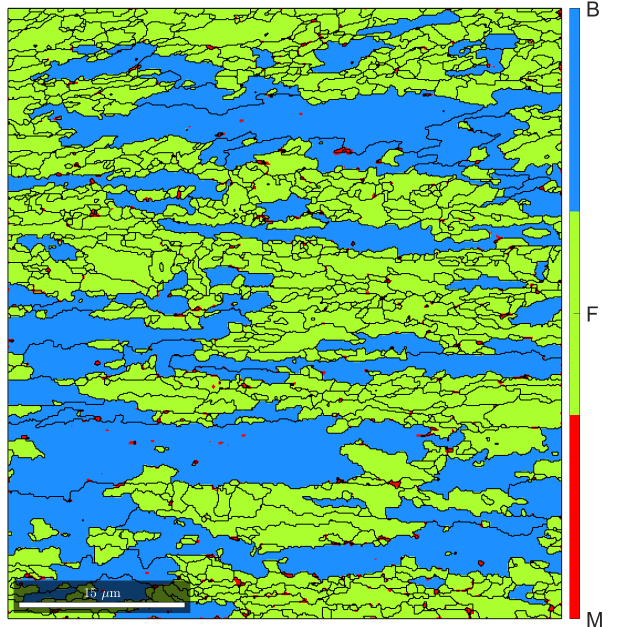
#> input picture Phase map.tif, 1286 x 1253 px (shown at 1/2 size)
$ jupyter execute --allow-errors notebook.ipynb   (shell and % lines are left out)
#> lines starting #> are read from the running program, lines starting #| are printed output that depends on the picture
[cell 1]
import numpy as np
import pandas as pd
import matplotlib.pyplot as plt
from matplotlib import cm
from matplotlib.colors import LinearSegmentedColormap

colors = [(1, 0, 0), (0, 1, 0), (0, 0, 1)]  # R -> G -> B
cmap_name = 'rgb_cmap'
cmap = LinearSegmentedColormap.from_list(cmap_name, colors, N=6)

[cell 2]
flag = 1
#> (the rest of this cell did not finish here and is left out)

#> (a cell that did not finish here is left out)

#> (a cell that did not finish here is left out)

[cell 5]
def make_image(row_range, col_range, values):
#> called with row_range = 3, col_range = 3, values = array of shape (16,)
    image_tab = np.zeros((row_range+1, col_range+1))

    print(row_range+1, col_range+1)

    for i in range((row_range+1) * (col_range+1) - values.shape[0]):
        values = np.concatenate((values, [values[-1]]))


    for i in range(row_range+1):
        for j in range(col_range+1):
            image_tab[i][j] = values[i * (col_range+1) + j]

    return image_tab

[cell 6]
## test ##
sq =[[0,0], [0,1], [0,2], [0,3],
     [1,0], [1,1], [1,2], [1,3],
     [2,0], [2,1], [2,2], [2,3],
     [3,0], [3,1], [3,2], [3,3]]
sq_df = pd.DataFrame(np.array(sq), columns=['Y', 'X'])
color = [1, 1, 2, 2, 1, 1, 2, 2, 3, 3, 4, 4, 3, 3, 4, 4]
sq_df

[cell 7]
## test ##
image_sq = make_image(sq_df['Y'].max(), sq_df['X'].max(), np.array(color))

[cell 8]
## test ##
plt.rcParams['figure.figsize'] = [4, 4]
plt.imshow(image_sq, cmap=cmap)
plt.show()
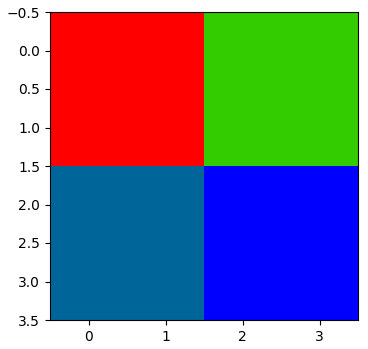
#> figure drawn by matplotlib, 1 panel
print(image_sq)

[cell 9]
from PIL import Image

del sq, sq_df, image_sq

im = Image.open('Phase map.tif')
#> im is the input picture: PIL image 1286x1253 RGB; mean R, G, B 117.7, 185, 137.5
plt.imshow(im)
plt.show
